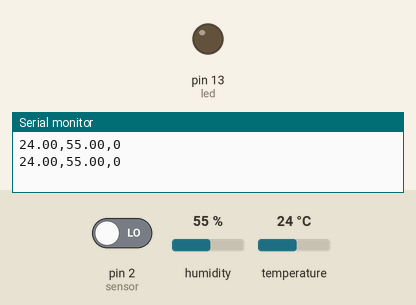
This sketch was run on a simulated Arduino Uno, built with avr-gcc and run on an emulated ATmega328P. On the bench: output pins drawn as LEDs (lit = HIGH), the last lines printed to the serial monitor. Wiring (inferred from the names in the program): DHT11 sensor: data A0. The inputs (shaded band) are chosen by the test bench; at power-on: pin 2 (sensor) LOW, humidity 55 %, temperature 24 °C.

Above: at 2.7 s.
2.8 s: pin 2 (sensor) driven HIGH
At 3.8 s:
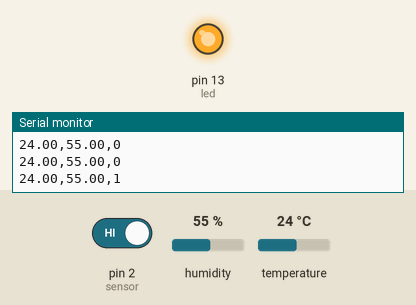
4.5 s: pin 2 (sensor) driven LOW
At 6.0 s:
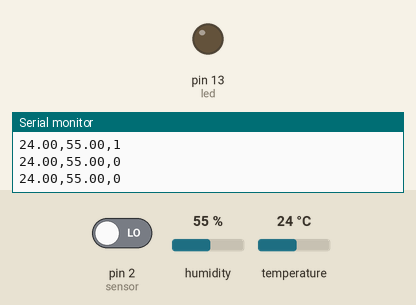
Timing chart, 0 to 7.5 s (numbered marks = the images above; inputs shaded):
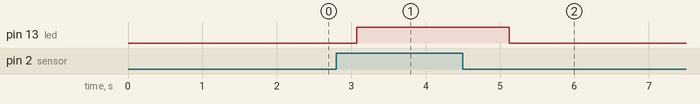

Measured:
- after the input at 2.8 s, pin 13 (led): LOW → HIGH after 0.27 s
- after the input at 4.5 s, pin 13 (led): HIGH → LOW after 0.62 s

The sketch:

motionDHT.ino
```cpp
#include "dht.h"
#define dht_apin A0 // Analog Pin sensor is connected to

dht DHT;

int led = 13;                // the pin that the LED is atteched to
int sensor = 2;              // the pin that the sensor is atteched to
int state = LOW;             // by default, no motion detected
int val = 0;                 // variable to store the sensor status (value)
float temp,hum =0;
int motion=0;
void setup() {
  pinMode(led, OUTPUT);      // initalize LED as an output
  pinMode(sensor, INPUT);    // initialize sensor as an input
  Serial.begin(9600);        // initialize serial

  Serial.begin(9600);
  delay(500);//Delay to let system boot
  ///Serial.println("DHT11 Humidity & temperature Sensor\n\n");
  delay(1000);//Wait before accessing Sensor
}

void loop(){


  DHT.read11(dht_apin);
  delay(500);
  //Serial.print("Current humidity = ");
    hum = DHT.humidity;
    //Serial.print(",");
    //Serial.print("temperature = ");
    temp =DHT.temperature;
    //Serial.println("C  ");

    //delay(1000);//Wait 2 seconds before accessing sensor again.

  //Fastest should be once every two seconds.
  val = digitalRead(sensor);   // read sensor value
  if (val == HIGH) {           // check if the sensor is HIGH
    digitalWrite(led, HIGH);   // turn LED ON
    delay(500);
    motion = 1;
  }
  else {
      digitalWrite(led, LOW); // turn LED OFF
      //delay(200);             // delay 200 milliseconds
      motion  = 0;
  }
  Serial.print(temp);
  Serial.print(",");
  Serial.print(hum);
  Serial.print(",");
  Serial.println(motion);
 }
```
